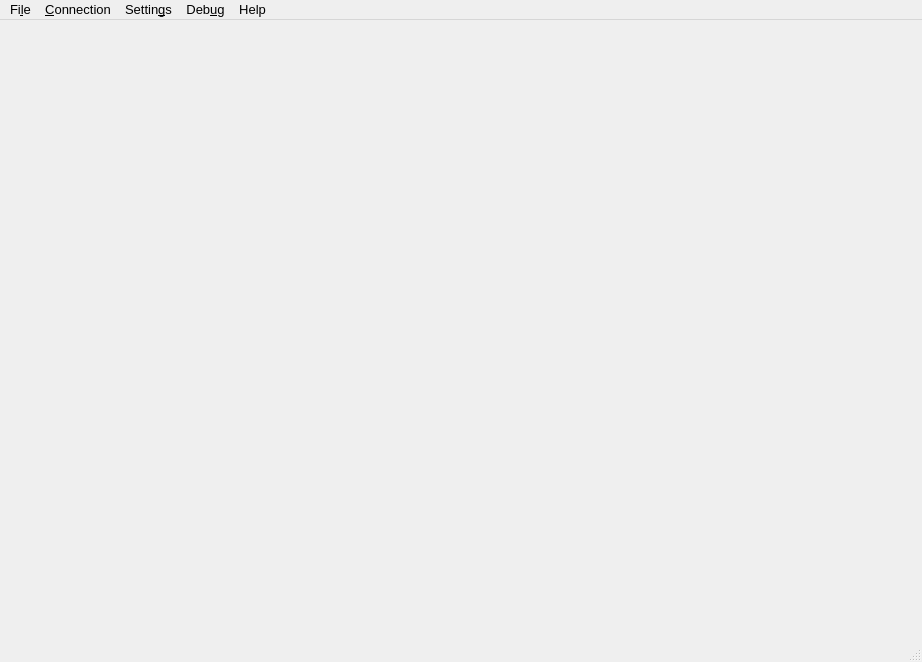
<?xml version="1.0" encoding="UTF-8"?>
<ui version="4.0">
 <class>ToasterWindow</class>
 <widget class="QMainWindow" name="ToasterWindow">
  <property name="geometry">
   <rect>
    <x>0</x>
    <y>0</y>
    <width>922</width>
    <height>662</height>
   </rect>
  </property>
  <property name="sizePolicy">
   <sizepolicy hsizetype="Preferred" vsizetype="Preferred">
    <horstretch>0</horstretch>
    <verstretch>0</verstretch>
   </sizepolicy>
  </property>
  <property name="minimumSize">
   <size>
    <width>922</width>
    <height>350</height>
   </size>
  </property>
  <property name="maximumSize">
   <size>
    <width>922</width>
    <height>662</height>
   </size>
  </property>
  <property name="font">
   <font>
    <pointsize>10</pointsize>
   </font>
  </property>
  <property name="windowTitle">
   <string>Toaster</string>
  </property>
  <property name="toolButtonStyle">
   <enum>Qt::ToolButtonIconOnly</enum>
  </property>
  <property name="tabShape">
   <enum>QTabWidget::Rounded</enum>
  </property>
  <widget class="QWidget" name="centralWidget">
   <property name="sizePolicy">
    <sizepolicy hsizetype="Preferred" vsizetype="Preferred">
     <horstretch>0</horstretch>
     <verstretch>0</verstretch>
    </sizepolicy>
   </property>
   <layout class="QVBoxLayout" name="verticalLayout">
    <item>
     <widget class="QScrollArea" name="scrollArea">
      <property name="sizePolicy">
       <sizepolicy hsizetype="Preferred" vsizetype="Preferred">
        <horstretch>0</horstretch>
        <verstretch>0</verstretch>
       </sizepolicy>
      </property>
      <property name="frameShape">
       <enum>QFrame::NoFrame</enum>
      </property>
      <property name="frameShadow">
       <enum>QFrame::Plain</enum>
      </property>
      <property name="widgetResizable">
       <bool>true</bool>
      </property>
      <widget class="QWidget" name="scrollAreaWidgetContents">
       <property name="geometry">
        <rect>
         <x>0</x>
         <y>0</y>
         <width>900</width>
         <height>580</height>
        </rect>
       </property>
       <property name="sizePolicy">
        <sizepolicy hsizetype="Fixed" vsizetype="Fixed">
         <horstretch>0</horstretch>
         <verstretch>0</verstretch>
        </sizepolicy>
       </property>
       <property name="minimumSize">
        <size>
         <width>900</width>
         <height>580</height>
        </size>
       </property>
       <layout class="QGridLayout" name="gridLayout">
        <property name="leftMargin">
         <number>0</number>
        </property>
        <property name="topMargin">
         <number>0</number>
        </property>
        <property name="rightMargin">
         <number>0</number>
        </property>
        <property name="bottomMargin">
         <number>0</number>
        </property>
        <property name="horizontalSpacing">
         <number>0</number>
        </property>
        <item row="0" column="0">
         <widget class="MainFrame" name="mainFrame">
          <property name="sizePolicy">
           <sizepolicy hsizetype="Fixed" vsizetype="Fixed">
            <horstretch>0</horstretch>
            <verstretch>0</verstretch>
           </sizepolicy>
          </property>
          <property name="minimumSize">
           <size>
            <width>900</width>
            <height>580</height>
           </size>
          </property>
          <property name="maximumSize">
           <size>
            <width>900</width>
            <height>580</height>
           </size>
          </property>
          <property name="styleSheet">
           <string notr="true">MainFrame#mainFrame {background-image: url(:/Images/resources/images/KPA_MainWindow_Dark_Skin.png);}</string>
          </property>
         </widget>
        </item>
       </layout>
      </widget>
     </widget>
    </item>
   </layout>
  </widget>
  <widget class="QMenuBar" name="menuBar">
   <property name="geometry">
    <rect>
     <x>0</x>
     <y>0</y>
     <width>922</width>
     <height>21</height>
    </rect>
   </property>
   <widget class="QMenu" name="menuFile">
    <property name="title">
     <string>Fi&amp;le</string>
    </property>
    <addaction name="actionUploadKIPRFile"/>
    <addaction name="separator"/>
    <addaction name="actionExit"/>
   </widget>
   <widget class="QMenu" name="menuConnection">
    <property name="title">
     <string>&amp;Connection</string>
    </property>
    <addaction name="actionOpenMIDIPorts"/>
    <addaction name="actionClose_MIDI_Ports"/>
    <addaction name="separator"/>
    <addaction name="actionConnectToKPA"/>
    <addaction name="actionDisconnectFromKPA"/>
    <addaction name="separator"/>
    <addaction name="actionRequestValues"/>
   </widget>
   <widget class="QMenu" name="menuSettings">
    <property name="title">
     <string>Settin&amp;gs</string>
    </property>
    <addaction name="actionShowStatusbar"/>
    <addaction name="separator"/>
    <addaction name="actionConfigure"/>
   </widget>
   <widget class="QMenu" name="menuDebug">
    <property name="title">
     <string>Deb&amp;ug</string>
    </property>
    <addaction name="actionCreateStringValuesTable"/>
    <addaction name="actionSendSySex"/>
    <addaction name="actionDebugSettings"/>
   </widget>
   <widget class="QMenu" name="menuHelp">
    <property name="title">
     <string>Help</string>
    </property>
    <addaction name="actionAbout"/>
   </widget>
   <addaction name="menuFile"/>
   <addaction name="menuConnection"/>
   <addaction name="menuSettings"/>
   <addaction name="menuDebug"/>
   <addaction name="menuHelp"/>
  </widget>
  <widget class="QStatusBar" name="statusBar">
   <property name="sizeGripEnabled">
    <bool>true</bool>
   </property>
  </widget>
  <action name="actionRequestValues">
   <property name="text">
    <string>&amp;Request Values</string>
   </property>
   <property name="shortcut">
    <string>Ctrl+R</string>
   </property>
  </action>
  <action name="actionConfigure">
   <property name="text">
    <string>&amp;Configure Toaster...</string>
   </property>
   <property name="toolTip">
    <string>Configure Toaster</string>
   </property>
   <property name="shortcut">
    <string>Ctrl+S</string>
   </property>
  </action>
  <action name="actionCmd">
   <property name="text">
    <string>Cmd</string>
   </property>
  </action>
  <action name="actionOpenMIDIPorts">
   <property name="text">
    <string>&amp;Open MIDI Ports</string>
   </property>
  </action>
  <action name="actionConnectToKPA">
   <property name="text">
    <string>Connect To &amp;KPA</string>
   </property>
  </action>
  <action name="actionDisconnectFromKPA">
   <property name="text">
    <string>&amp;Disconnect From KPA</string>
   </property>
  </action>
  <action name="actionShowStatusbar">
   <property name="checkable">
    <bool>true</bool>
   </property>
   <property name="checked">
    <bool>true</bool>
   </property>
   <property name="text">
    <string>&amp;Show Statusbar</string>
   </property>
  </action>
  <action name="actionUploadKIPRFile">
   <property name="text">
    <string>&amp;Upload KIPR File...</string>
   </property>
  </action>
  <action name="actionExit">
   <property name="text">
    <string>&amp;Exit</string>
   </property>
  </action>
  <action name="actionClose_MIDI_Ports">
   <property name="text">
    <string>&amp;Close MIDI Ports</string>
   </property>
  </action>
  <action name="actionCreateStringValuesTable">
   <property name="text">
    <string>&amp;Create String Values Table...</string>
   </property>
   <property name="toolTip">
    <string>Create String Values Table</string>
   </property>
  </action>
  <action name="actionSendSySex">
   <property name="text">
    <string>&amp;Send SySex...</string>
   </property>
  </action>
  <action name="actionAbout">
   <property name="text">
    <string>&amp;About</string>
   </property>
  </action>
  <action name="actionDebugSettings">
   <property name="text">
    <string>Settings</string>
   </property>
  </action>
 </widget>
 <layoutdefault spacing="6" margin="11"/>
 <customwidgets>
  <customwidget>
   <class>MainFrame</class>
   <extends>QFrame</extends>
   <header>MainFrame.h</header>
   <container>1</container>
  </customwidget>
 </customwidgets>
 <resources/>
 <connections>
  <connection>
   <sender>actionShowStatusbar</sender>
   <signal>toggled(bool)</signal>
   <receiver>statusBar</receiver>
   <slot>setVisible(bool)</slot>
   <hints>
    <hint type="sourcelabel">
     <x>-1</x>
     <y>-1</y>
    </hint>
    <hint type="destinationlabel">
     <x>462</x>
     <y>661</y>
    </hint>
   </hints>
  </connection>
 </connections>
</ui>
